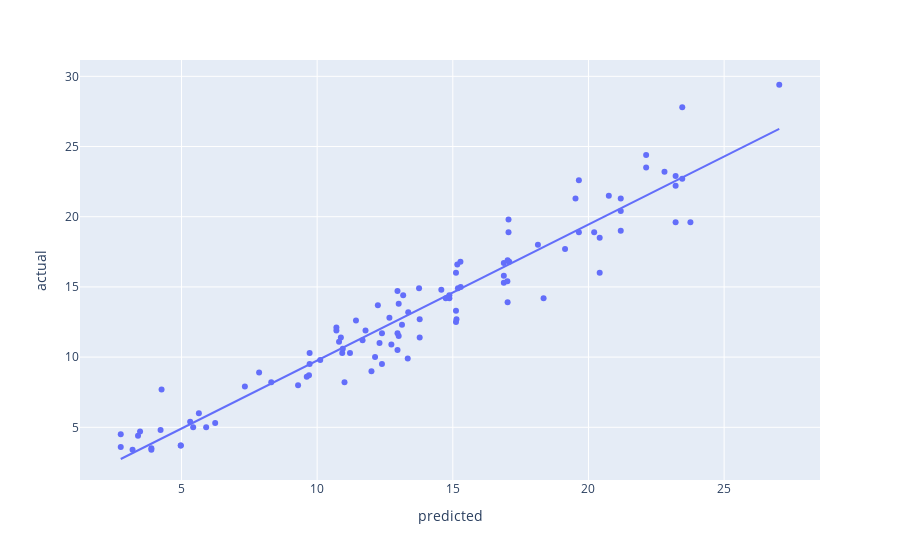

Notebook code for this chart:
### Code cell
px.scatter(plotData2_2, x='predicted', y='actual', trendline='ols')
